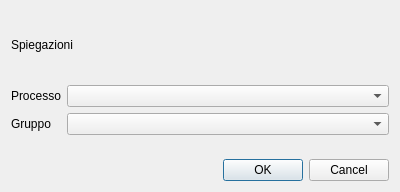
<?xml version="1.0" encoding="UTF-8"?>
<ui version="4.0">
 <class>Dialog</class>
 <widget class="QDialog" name="Dialog">
  <property name="geometry">
   <rect>
    <x>0</x>
    <y>0</y>
    <width>400</width>
    <height>192</height>
   </rect>
  </property>
  <property name="windowTitle">
   <string>Dialog</string>
  </property>
  <layout class="QVBoxLayout" name="verticalLayout">
   <item>
    <widget class="QLabel" name="label_2">
     <property name="text">
      <string>Spiegazioni</string>
     </property>
    </widget>
   </item>
   <item>
    <layout class="QFormLayout" name="formLayout">
     <item row="0" column="0">
      <widget class="QLabel" name="label">
       <property name="text">
        <string>Processo</string>
       </property>
      </widget>
     </item>
     <item row="0" column="1">
      <widget class="QComboBox" name="process_cbox"/>
     </item>
     <item row="1" column="0">
      <widget class="QLabel" name="label_3">
       <property name="text">
        <string>Gruppo</string>
       </property>
      </widget>
     </item>
     <item row="1" column="1">
      <widget class="QComboBox" name="group_cbox"/>
     </item>
    </layout>
   </item>
   <item>
    <widget class="QDialogButtonBox" name="buttonBox">
     <property name="orientation">
      <enum>Qt::Horizontal</enum>
     </property>
     <property name="standardButtons">
      <set>QDialogButtonBox::Cancel|QDialogButtonBox::Ok</set>
     </property>
    </widget>
   </item>
  </layout>
 </widget>
 <resources/>
 <connections>
  <connection>
   <sender>buttonBox</sender>
   <signal>accepted()</signal>
   <receiver>Dialog</receiver>
   <slot>accept()</slot>
   <hints>
    <hint type="sourcelabel">
     <x>248</x>
     <y>254</y>
    </hint>
    <hint type="destinationlabel">
     <x>157</x>
     <y>274</y>
    </hint>
   </hints>
  </connection>
  <connection>
   <sender>buttonBox</sender>
   <signal>rejected()</signal>
   <receiver>Dialog</receiver>
   <slot>reject()</slot>
   <hints>
    <hint type="sourcelabel">
     <x>316</x>
     <y>260</y>
    </hint>
    <hint type="destinationlabel">
     <x>286</x>
     <y>274</y>
    </hint>
   </hints>
  </connection>
 </connections>
</ui>
